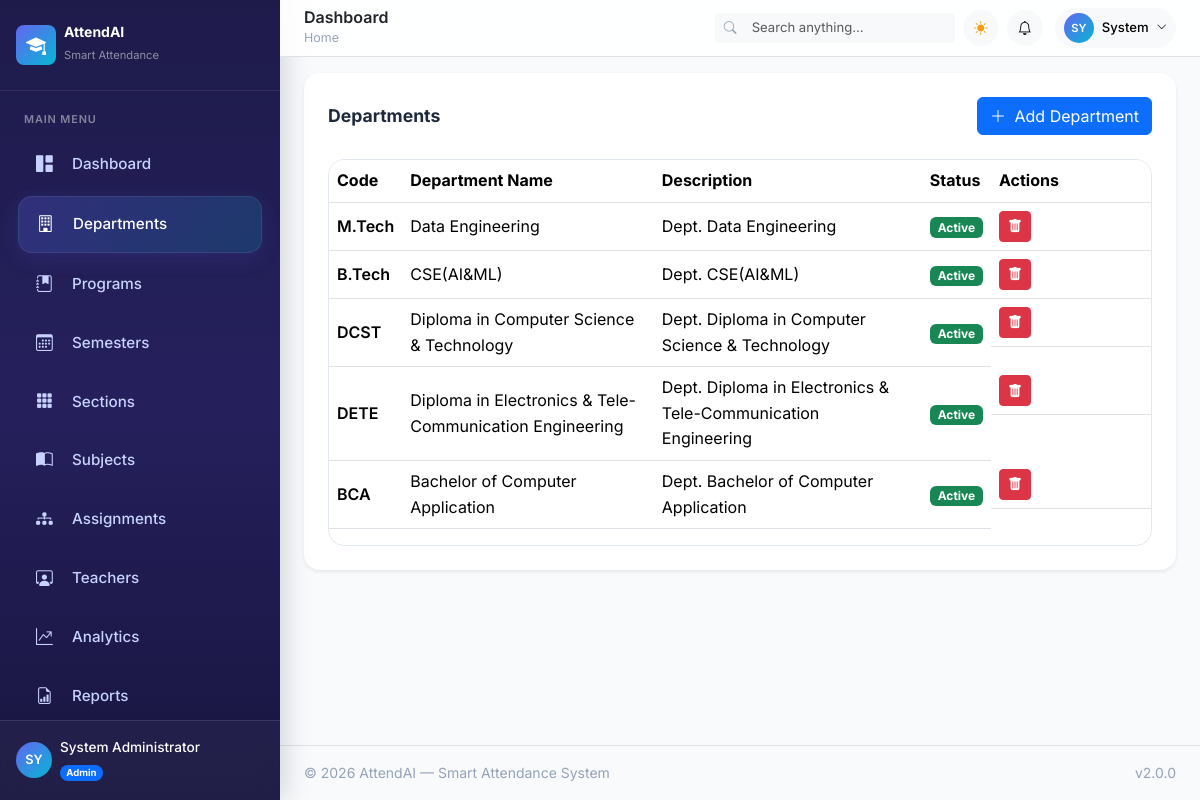
/admin/departments (signed in), run on the app's committed database.
### app/models/user.py (models this page shows, shortened)
class User(UserMixin, db.Model):
    __tablename__ = 'users'
    id = db.Column(db.Integer, primary_key=True)
    email = db.Column(db.String(120), unique=True, nullable=False, index=True)
    password_hash = db.Column(db.String(256), nullable=False)
    full_name = db.Column(db.String(100), nullable=False)
    phone = db.Column(db.String(20), nullable=True)
    avatar = db.Column(db.String(255), nullable=True)
    role = db.Column(db.String(20), nullable=False, default='teacher') # 'admin', 'teacher', 'student'
    is_active = db.Column(db.Boolean, default=True, nullable=False)
    created_at = db.Column(db.DateTime, default=datetime.utcnow, nullable=False)
    last_login = db.Column(db.DateTime, nullable=True)
    theme_preference = db.Column(db.String(10), default='light', nullable=False)

### app/models/academic.py (models this page shows, shortened)
class Department(db.Model):
    __tablename__ = 'departments'
    id = db.Column(db.Integer, primary_key=True)
    name = db.Column(db.String(100), unique=True, nullable=False)
    code = db.Column(db.String(20), unique=True, nullable=False)
    description = db.Column(db.Text, nullable=True)
    is_active = db.Column(db.Boolean, default=True, nullable=False)
    created_at = db.Column(db.DateTime, default=datetime.utcnow, nullable=False)
    programs = db.relationship('Program', backref='department', lazy='dynamic', cascade='all, delete-orphan')
    students = db.relationship('Student', backref='department', lazy='dynamic')

### app/blueprints/admin.py (the view)
@admin_bp.route('/departments')
@login_required
@admin_required
def departments():
    departments_list = Department.query.filter_by(is_active=True).all()
    return render_template('admin/departments.html', departments=departments_list)

### app/templates/admin/departments.html (shortened to what this page needs)
{% extends "base.html" %}
{% block content %}
<div class="card shadow-sm border-0 p-4 rounded-4">
    <div class="d-flex justify-content-between align-items-center mb-4 flex-wrap gap-2">
        <h4 class="fw-bold mb-0">Departments</h4>
        <button class="btn btn-primary"
                data-bs-toggle="modal"
                data-bs-target="#addDepartmentModal">
            <i class="bi bi-plus-lg me-1"></i>
            Add Department
        </button>
    </div>
    {% if departments %}
    <div class="table-responsive">
        <table class="table table-hover align-middle">
            <thead>
                <tr>
                    <th>Code</th>
                    <th>Department Name</th>
                    <th>Description</th>
                    <th>Status</th>
                    <th width="160">Actions</th>
                </tr>
            </thead>
            <tbody>
                {% for d in departments %}
                <tr>
                    <td class="fw-semibold">{{ d.code }}</td>
                    <td>{{ d.name }}</td>
                    <td>{{ d.description or '-' }}</td>
                    <td>
                        <span class="badge bg-success">
                            {{ 'Active' if d.is_active else 'Inactive' }}
                        </span>
                    </td>
                    <td class="d-flex gap-2">
                        <form action="{{ url_for('admin.delete_department', department_id=d.id) }}"
                              method="POST"
                              onsubmit="return confirm('Delete this department?');">
                            <button type="submit"
                                    class="btn btn-danger btn-sm">
                                <i class="bi bi-trash-fill"></i>
                            </button>
                        </form>
                    </td>
                </tr>
                {% endfor %}
            </tbody>
        </table>
    </div>
    {% else %}
    <div class="text-center py-5">
        <i class="bi bi-building fs-1 text-muted"></i>
        <h5 class="mt-3">No Departments Found</h5>
    </div>
    {% endif %}
</div>
{% endblock %}

### app/templates/base.html (shortened to what this page needs)
<!DOCTYPE html>
<html lang="en" data-theme="{{ current_user.theme_preference if current_user.is_authenticated and current_user.theme_preference else 'light' }}">
<head>
    <link href="https://cdn.jsdelivr.net/npm/bootstrap@5.3.3/dist/css/bootstrap.min.css" rel="stylesheet">
    <link href="https://cdn.jsdelivr.net/npm/bootstrap-icons@1.11.3/font/bootstrap-icons.css" rel="stylesheet">
    <link rel="stylesheet" href="{{ url_for('static', filename='css/main.css') }}">
    <link rel="stylesheet" href="{{ url_for('static', filename='css/components.css') }}">
    <link rel="stylesheet" href="{{ url_for('static', filename='css/dashboard.css') }}">
    <link rel="stylesheet" href="{{ url_for('static', filename='css/animations.css') }}">
</head>
<body class="app-body">
    {% if current_user.is_authenticated %}
    <div class="app-layout d-flex">
        {% include 'components/sidebar.html' %}
        <div class="main-content flex-grow-1 d-flex flex-column min-vh-100">
            {% include 'components/navbar.html' %}
            <div class="container-fluid px-4 pt-3">
            </div>
            <main class="flex-grow-1 px-4 pb-4">
                {% block content %}{% endblock %}
            </main>
            <footer class="app-footer px-4 py-3 border-top">
                <div class="d-flex justify-content-between align-items-center">
                    <small class="text-muted">&copy; {{ now.year if now is defined else '2026' }} AttendAI — Smart Attendance System</small>
                    <small class="text-muted">v2.0.0</small>
                </div>
            </footer>
        </div>
    </div>
    {% else %}
    <main>
        {{ self.content() }}
    </main>
    {% endif %}
    {% include 'components/toast.html' %}
</body>
</html>

### app/templates/components/sidebar.html (shortened to what this page needs)
<aside class="app-sidebar" id="appSidebar">
    <div class="sidebar-brand d-flex align-items-center gap-2 px-3 py-4">
        <div class="brand-icon d-flex align-items-center justify-content-center rounded-3" style="width:40px;height:40px;background:linear-gradient(135deg,#6366f1,#06b6d4);">
            <i class="bi bi-mortarboard-fill text-white fs-5"></i>
        </div>
        <div class="brand-text">
            <h6 class="mb-0 text-white fw-bold">AttendAI</h6>
            <small class="text-white-50" style="font-size:0.7rem;">Smart Attendance</small>
        </div>
    </div>
    <nav class="sidebar-nav flex-grow-1 px-2 py-2">
        <div class="nav-section">
            <span class="nav-section-label text-uppercase text-white-50 px-3 mb-2 d-block" style="font-size:0.65rem;letter-spacing:0.08em;">Main Menu</span>
            {% if current_user.role == 'admin' %}
            <a href="{{ url_for('admin.dashboard') }}" class="sidebar-link {{ 'active' if request.endpoint == 'admin.dashboard' }}">
                <i class="bi bi-grid-1x2-fill"></i><span>Dashboard</span>
            </a>
            <a href="{{ url_for('admin.departments') }}" class="sidebar-link {{ 'active' if request.endpoint == 'admin.departments' }}">
                <i class="bi bi-building"></i><span>Departments</span>
            </a>
            <a href="{{ url_for('admin.programs') }}" class="sidebar-link {{ 'active' if request.endpoint == 'admin.programs' }}">
                <i class="bi bi-journal-bookmark-fill"></i><span>Programs</span>
            </a>
            <a href="{{ url_for('admin.semesters') }}"
                class="sidebar-link {{ 'active' if request.endpoint == 'admin.semesters' }}">
                <i class="bi bi-calendar3"></i>
                <span>Semesters</span>
            </a>
            <a href="{{ url_for('admin.sections') }}"
                class="sidebar-link {{ 'active' if request.endpoint == 'admin.sections' }}">
                <i class="bi bi-grid-3x3-gap-fill"></i>
                <span>Sections</span>
            </a>
            <a href="{{ url_for('admin.subjects') }}" class="sidebar-link {{ 'active' if request.endpoint == 'admin.subjects' }}">
                <i class="bi bi-book-half"></i><span>Subjects</span>
            </a>
            <a href="{{ url_for('admin.assignments') }}"class="sidebar-link {{ 'active' if request.endpoint == 'admin.assignments' }}">
                <i class="bi bi-diagram-3-fill"></i>
                <span>Assignments</span>
            </a>
            <a href="{{ url_for('admin.teachers') }}" class="sidebar-link {{ 'active' if request.endpoint == 'admin.teachers' }}">
                <i class="bi bi-person-workspace"></i><span>Teachers</span>
            </a>
            <a href="{{ url_for('analytics.dashboard') }}" class="sidebar-link {{ 'active' if request.endpoint == 'analytics.dashboard' }}">
                <i class="bi bi-graph-up-arrow"></i><span>Analytics</span>
            </a>
            <a href="{{ url_for('reports.index') }}" class="sidebar-link {{ 'active' if request.endpoint == 'reports.index' }}">
                <i class="bi bi-file-earmark-bar-graph"></i><span>Reports</span>
            </a>
            {% endif %}
        </div>
    </nav>
    <div class="sidebar-user px-3 py-3 border-top border-white border-opacity-10">
        <div class="d-flex align-items-center gap-2">
            <div class="user-avatar d-flex align-items-center justify-content-center rounded-circle flex-shrink-0" style="width:36px;height:36px;background:linear-gradient(135deg,#6366f1,#06b6d4);font-size:0.8rem;font-weight:600;color:#fff;">
                {{ current_user.full_name[:2]|upper if current_user.full_name else 'U' }}
            </div>
            <div class="overflow-hidden">
                <div class="text-white text-truncate fw-medium" style="font-size:0.85rem;">{{ current_user.full_name or 'User' }}</div>
                <span class="badge rounded-pill {% if current_user.role == 'admin' %}bg-primary{% elif current_user.role == 'teacher' %}bg-info{% else %}bg-success{% endif %}" style="font-size:0.6rem;">
                    {{ current_user.role|capitalize }}
                </span>
            </div>
        </div>
    </div>
</aside>

### app/templates/components/navbar.html (shortened to what this page needs)
<header class="app-navbar sticky-top bg-white border-bottom px-4 py-2 d-flex align-items-center justify-content-between" style="z-index:1020;backdrop-filter:blur(12px);background:rgba(255,255,255,0.85)!important;">
    <div class="d-flex align-items-center gap-3">
        <div>
            <h5 class="mb-0 fw-semibold text-dark">{% block page_title %}Dashboard{% endblock %}</h5>
            <nav aria-label="breadcrumb" class="d-none d-md-block">
                <ol class="breadcrumb mb-0" style="font-size:0.78rem;">
                    <li class="breadcrumb-item"><a href="#" class="text-decoration-none text-muted">Home</a></li>
                </ol>
            </nav>
        </div>
    </div>
    <div class="d-flex align-items-center gap-2">
        {% if current_user.role == 'admin' %}
        <div class="input-group input-group-sm d-none d-xl-flex" style="width:240px;">
            <span class="input-group-text bg-light border-end-0 border-light"><i class="bi bi-search text-muted" style="font-size:0.8rem;"></i></span>
            <input type="text" class="form-control form-control-sm bg-light border-start-0 border-light" placeholder="Search anything..." id="globalSearch" style="font-size:0.82rem;">
        </div>
        {% endif %}
        <button class="btn btn-light btn-sm rounded-circle d-flex align-items-center justify-content-center" style="width:36px;height:36px;" onclick="toggleTheme()" id="themeToggleBtn" aria-label="Toggle theme">
            <i class="bi bi-sun-fill text-warning" id="themeIcon"></i>
        </button>
        <div class="dropdown">
            <button class="btn btn-light btn-sm rounded-circle d-flex align-items-center justify-content-center position-relative" style="width:36px;height:36px;" data-bs-toggle="dropdown" data-bs-auto-close="outside" aria-expanded="false" aria-label="Notifications">
                <i class="bi bi-bell"></i>
            </button>
        </div>
        <div class="dropdown ms-1">
            <button class="btn btn-light btn-sm rounded-pill d-flex align-items-center gap-2 px-2 py-1" data-bs-toggle="dropdown" aria-expanded="false">
                <div class="d-flex align-items-center justify-content-center rounded-circle" style="width:30px;height:30px;background:linear-gradient(135deg,#6366f1,#06b6d4);font-size:0.7rem;font-weight:600;color:#fff;">
                    {{ current_user.full_name[:2]|upper if current_user.full_name else 'U' }}
                </div>
                <span class="d-none d-md-inline fw-medium" style="font-size:0.82rem;">{{ current_user.full_name.split(' ')[0] if current_user.full_name else 'User' }}</span>
                <i class="bi bi-chevron-down" style="font-size:0.65rem;"></i>
            </button>
        </div>
    </div>
</header>

### app/templates/components/toast.html (shortened to what this page needs)
<div class="toast-container position-fixed top-0 end-0 p-3" style="z-index:1090;" id="toastContainer">
</div>

### data on the page
User: full_name "SY", full_name "System Administrator", role "Admin", full_name "System"
Department: code "M.Tech", name "Data Engineering", description "Dept. Data Engineering", is_active "Active"
Department: code "B.Tech", name "CSE(AI&ML)", description "Dept. CSE(AI&ML)", is_active "Active"
Department: code "DCST", name "Diploma in Computer Science & Technology", description "Dept. Diploma in Computer Science & Technology", is_active "Active"
Department: code "DETE", name "Diploma in Electronics & Tele-Communication Engineering", description "Dept. Diploma in Electronics & Tele-Communication Engineering", is_active "Active"
Department: code "BCA", name "Bachelor of Computer Application", description "Dept. Bachelor of Computer Application", is_active "Active"
